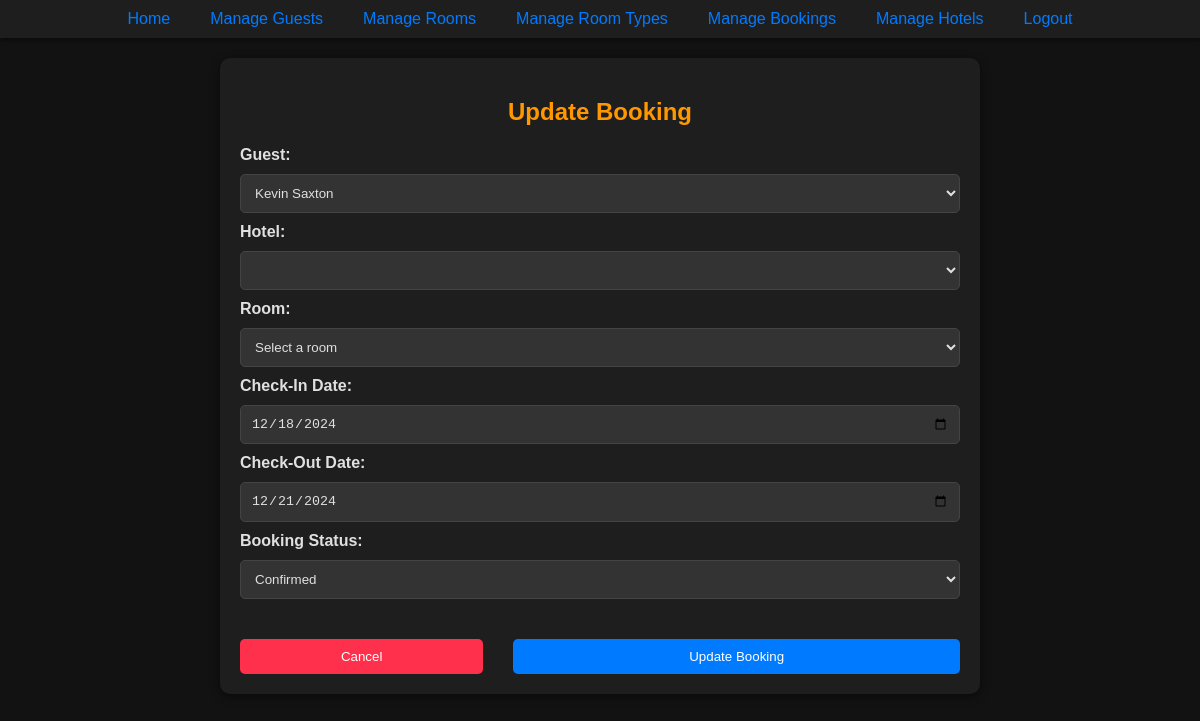
The page /php/updateBookingPage.php?id=1 (signed in) on the database as committed earlier.
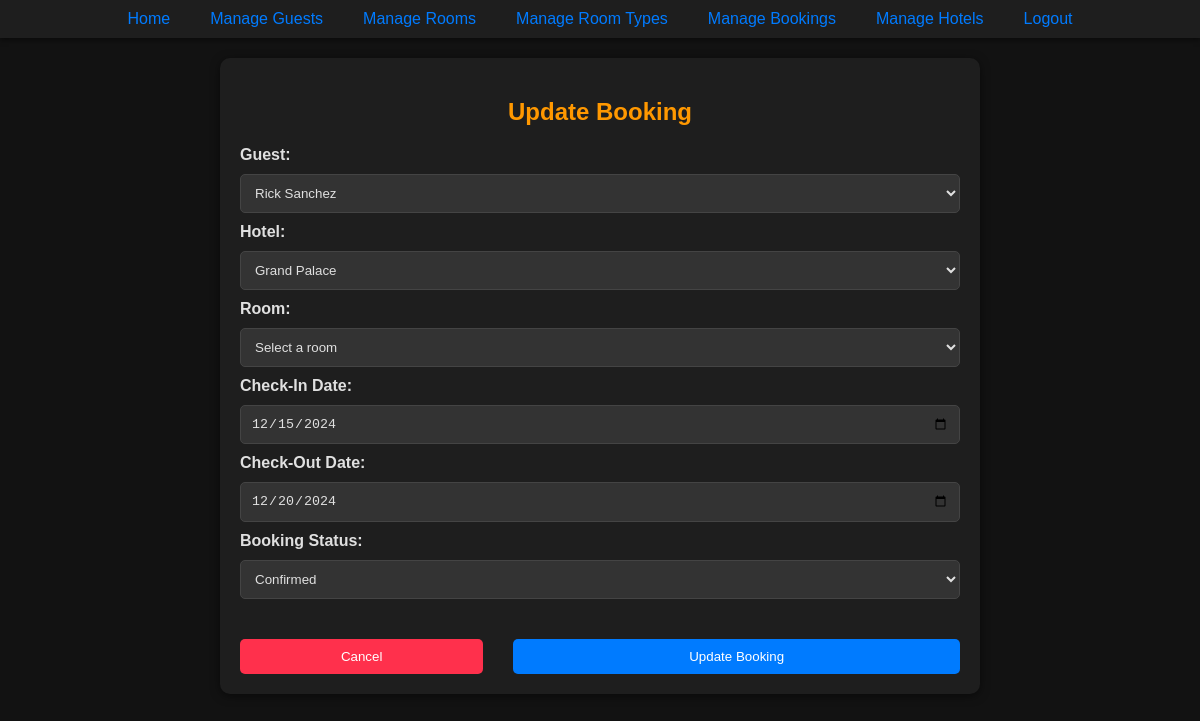
The same page on the database as committed later.
### tables this page shows
CREATE TABLE Booking (
    bookingID INTEGER PRIMARY KEY AUTOINCREMENT,
    guestID INTEGER NOT NULL,
    roomID INTEGER NOT NULL,
    checkInDate TEXT NOT NULL,
    checkOutDate TEXT NOT NULL,
    bookingStatus TEXT NOT NULL CHECK (bookingStatus IN ('confirmed', 'pending', 'canceled')),
    FOREIGN KEY (guestID) REFERENCES Guest(guestID) ON DELETE CASCADE,
    FOREIGN KEY (roomID) REFERENCES Room(roomID) ON DELETE CASCADE
);

### php/updateBookingPage.php (the view, shortened to what this page needs)
<?php
include '../components/NavBar.php';
if (isset($_GET['id'])) {
    $bookingID = $_GET['id'];
    $stmt = $pdo->prepare('SELECT * FROM Booking WHERE bookingID = ?');
    $stmt->execute([$bookingID]);
    $booking = $stmt->fetch(PDO::FETCH_ASSOC);
} else {
    echo "No booking ID provided.";
    exit;
}
?>
<!DOCTYPE html>
<html lang="en">
<head>
    <link rel="stylesheet" href="../css/styles.css">
</head>
<body>
    <div class="form-container">
        <h2 class="center-text">Update Booking</h2>
        <form action="updateBookingRecord.php" method="POST">
            <label for="guestID">Guest:</label>
            <select id="guestID" name="guestID" required>
                <?php
                $stmt = $pdo->query("SELECT guestID, firstName || ' ' || lastName AS fullName FROM Guest");
                $guests = $stmt->fetchAll(PDO::FETCH_ASSOC);
                foreach ($guests as $guest) {
                    $selected = ($guest['guestID'] == $booking['guestID']) ? 'selected' : '';
                    echo '<option value="' . htmlspecialchars($guest['guestID']) . '" ' . $selected . '>' . htmlspecialchars($guest['fullName']) . '</option>';
                }
                ?>
            </select>
            <label for="hotelID">Hotel:</label>
            <select id="hotelID" name="hotelID" required>
                <?php
                $stmt = $pdo->query("SELECT hotelID, hotelName FROM Hotel");
                $hotels = $stmt->fetchAll(PDO::FETCH_ASSOC);
                foreach ($hotels as $hotel) {
                    $selected = ($hotel['hotelID'] == $booking['hotelID']) ? 'selected' : '';
                    echo '<option value="' . htmlspecialchars($hotel['hotelID']) . '" ' . $selected . '>' . htmlspecialchars($hotel['hotelName']) . '</option>';
                }
                ?>
            </select>
            <label for="roomID">Room:</label>
            <select id="roomID" name="roomID" required>
                <option value="<?= htmlspecialchars($booking['roomID']) ?>" selected>Select a room</option>
            </select>
            <label for="checkInDate">Check-In Date:</label>
            <input type="date" id="checkInDate" name="checkInDate" value="<?= htmlspecialchars($booking['checkInDate']) ?>" required>
            <label for="checkOutDate">Check-Out Date:</label>
            <input type="date" id="checkOutDate" name="checkOutDate" value="<?= htmlspecialchars($booking['checkOutDate']) ?>" required>
            <label for="bookingStatus">Booking Status:</label>
            <select id="bookingStatus" name="bookingStatus" required>
                <option value="confirmed" <?= ($booking['bookingStatus'] == 'confirmed') ? 'selected' : '' ?>>Confirmed</option>
            </select>
            <div class="button-container">
                <form action="viewBookings.php">
                    <button type="submit" class="form-button cancel-button">Cancel</button>
                </form>
                <button type="submit" class="form-button">Update Booking</button>
            </div>
        </form>
    </div>
</body>
</html>

Rows that differ between the two databases and show on the page:
changed booking "Confirmed": checkInDate "12/18/2024" → "12/15/2024"; checkOutDate "12/21/2024" → "12/20/2024"
Other text that changed with them:
form field guestID: "Kevin Saxton" → "Rick Sanchez"
form field hotelID: (not shown) → "Grand Palace"
